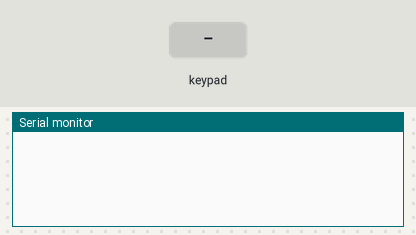
Bench run of a sketch on a simulated Arduino Mega 2560, built with avr-gcc and run on an emulated ATmega2560. Shown: the last lines printed to the serial monitor. The inputs (shaded band) are chosen by the test bench.

Above: at 1.2 s.
1.3 s: key '1' pressed
At 2.5 s:
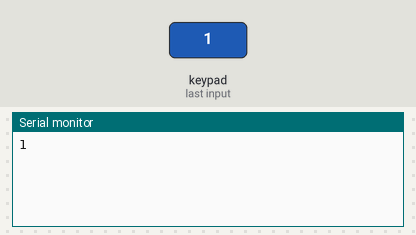
2.8 s: keypad keys 9 8 7 6 # pressed 0.4 s apart
At 4.9 s:
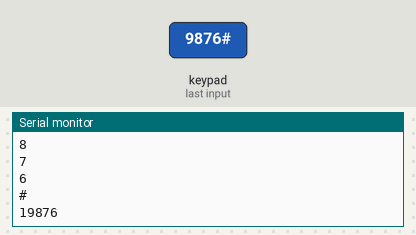
6.3 s: key 'A' pressed
At 7.5 s:
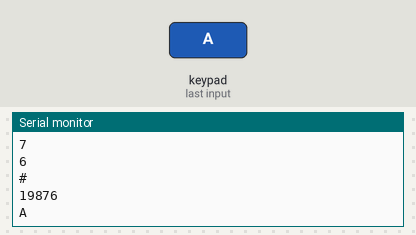
7.8 s: keypad keys 9 8 7 6 * pressed 0.4 s apart
At 9.8 s:
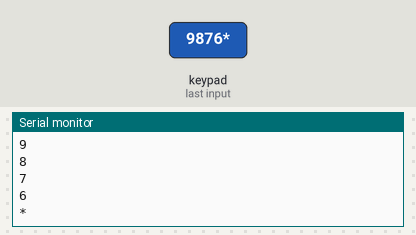
11.3 s: key 'B' pressed
At 12.2 s:
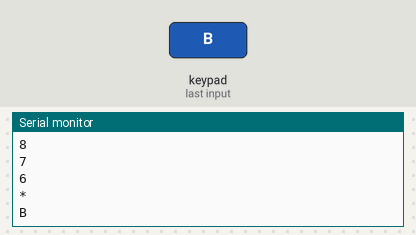
12.8 s: keypad keys 9 8 7 6 D pressed 0.4 s apart
At 14.8 s:
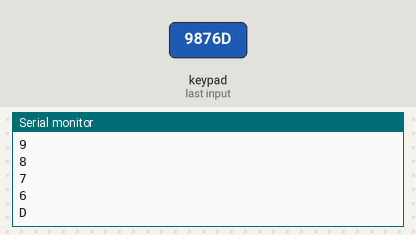
Timing chart, 0 to 16.3 s (numbered marks = the images above; inputs shaded):
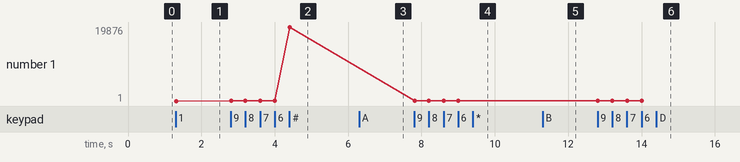

Measured:
- after the input at 1.3 s, the serial monitor: prints a new line at once (image 1)
- after the input at 2.8 s, the serial monitor: prints a new line at once (image 2)
- after the input at 6.3 s, the serial monitor: prints a new line at once (image 3)
- after the input at 7.8 s, the serial monitor: prints a new line at once (image 4)
- after the input at 11.3 s, the serial monitor: prints a new line at once (image 5)
- after the input at 12.8 s, the serial monitor: prints a new line at once (image 6)
- plotted number 1: 1 → 19876 after the input at 2.8 s, 19876 → 6 after the input at 7.8 s

The sketch:

tastenfeld.ino
```cpp
#include <Keypad.h>
#include <SoftwareSerial.h>

const byte ROWS = 4; // Vier Reihen
const byte COLS = 4; // Vier Zeilen

char hexaKeys[ROWS][COLS] = {
  {'1', '2', '3', 'A'},
  {'4', '5', '6', 'B'},
  {'7', '8', '9', 'C'},
  {'*', '0', '#', 'D'}
};

byte rowPins[ROWS] = {9, 8, 7, 6}; // Pins für Reihen
byte colPins[COLS] = {5, 4, 3, 2}; // Pins für Zeilen

Keypad customKeypad = Keypad(makeKeymap(hexaKeys), rowPins, colPins, ROWS, COLS);
SoftwareSerial mySerial(0,1);

 // Variables
String KeyPadInputs;

void setup() {
  Serial.begin(9600);
  Serial1.begin(9600);
  KeyPadInputs = "";
}

void loop() {
    char customKey;
    customKey = customKeypad.getKey();
    while (customKey != '#') {
      customKey = customKeypad.getKey();

     if (customKey != NULL) {
      KeyPadInputs = KeyPadInputs+customKey;

      Serial.println(customKey);
     }
  }
   KeyPadInputs.replace("#", "");
   KeyPadInputs.toLowerCase();
   Serial.println(KeyPadInputs);
   Serial1.print(KeyPadInputs);
   KeyPadInputs = "";
}
```
